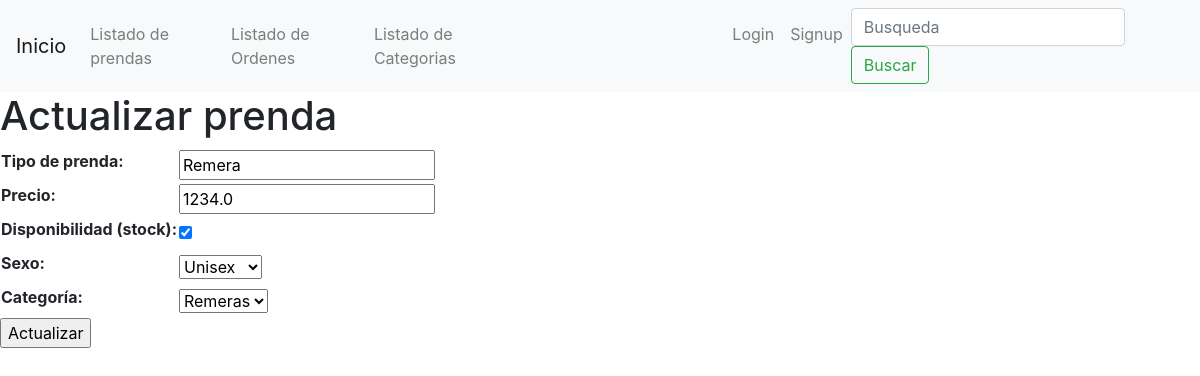
Before: /clothes/update-garment/1/ with the older database file.
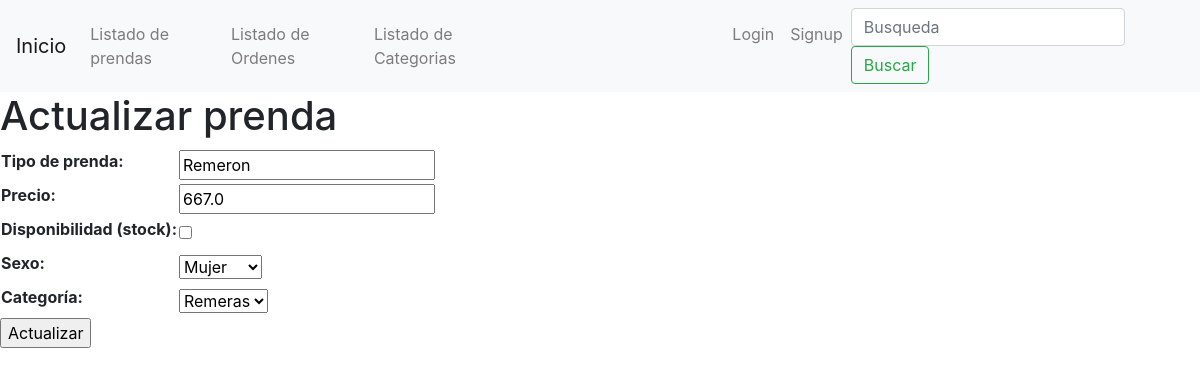
After: the same page with the newer database file.
### clothes/models.py (models this page shows, shortened)
class Clothes(models.Model):
    CHOICES = (
    ('man', 'Hombre'),
    ('woman', 'Mujer'),
    ('unisex', 'Unisex'),
)
    CATEGORIES = (
        ('jumpers', 'Buzos'),
        ('shirts', 'Remeras'),
        ('caps', 'Gorras'),
    )
    class Meta:
        verbose_name_plural = 'Prendas'
    type = models.CharField(max_length=123, verbose_name= 'Prenda')
    price = models.FloatField(default=0, verbose_name= 'Precio')
    stock = models.BooleanField(default=False, verbose_name= 'Existencias')
    sex = models.CharField(choices = CHOICES, max_length= 6, default= 'unisex', verbose_name = 'Sexo')
    category = models.CharField(choices = CATEGORIES, max_length= 7, default= 'shirts', verbose_name= 'Categoría')

### clothes/views.py (the view, shortened to what this page needs)
# urls.py: path('update-garment/<int:pk>/', update_garment, name='update_garment'),
def update_garment(request, pk):
    garment = Clothes.objects.get(id=pk)
    if request.method == 'GET':
        context = {
            'form': ClothesForm(
                initial={
                    'type':garment.type,
                    'price':garment.price,
                    'stock':garment.stock,
                    'sex':garment.sex,
                    'category':garment.category,
                }
            )
        }
        return render(request, 'clothes/update_garment.html', context=context)

### clothes/forms.py
class ClothesForm(forms.Form):
    CHOICES = (
    ('man', 'Hombre'),
    ('woman', 'Mujer'),
    ('unisex', 'Unisex'),
)
    CATEGORIES = (
        ('jumpers', 'Buzos'),
        ('shirts', 'Remeras'),
        ('caps', 'Gorras'),
    )
    type = forms.CharField(max_length=123, label = 'Tipo de prenda')
    price = forms.FloatField(label = 'Precio')
    stock = forms.BooleanField(required=False, label = 'Disponibilidad (stock)')
    sex = forms.ChoiceField(choices = CHOICES, label = 'Sexo')
    category = forms.ChoiceField(choices = CATEGORIES, label= 'Categoría')

### Templates/clothes/update_garment.html (shortened to what this page needs)
{% extends 'base.html' %}
{% block content %}
    <h1>Actualizar prenda</h1>
    {% if form %}
        <form action="" method="POST">
            <table>
                {{form.as_table}}
            </table>
            <input type="submit" value="Actualizar">
        </form>
    {% endif %}
{% endblock %}
{% block search %}
<form class="form-inline my-2 my-lg-0" action="/clothes/list-clothes" method="GET">
{% endblock %}

Changed rows visible on the page:
changed Clothes "Remeras": type "Remera" → "Remeron"; price "1234.0" → "667.0"; stock "☑" → "☐"; sex "Unisex" → "Mujer"
